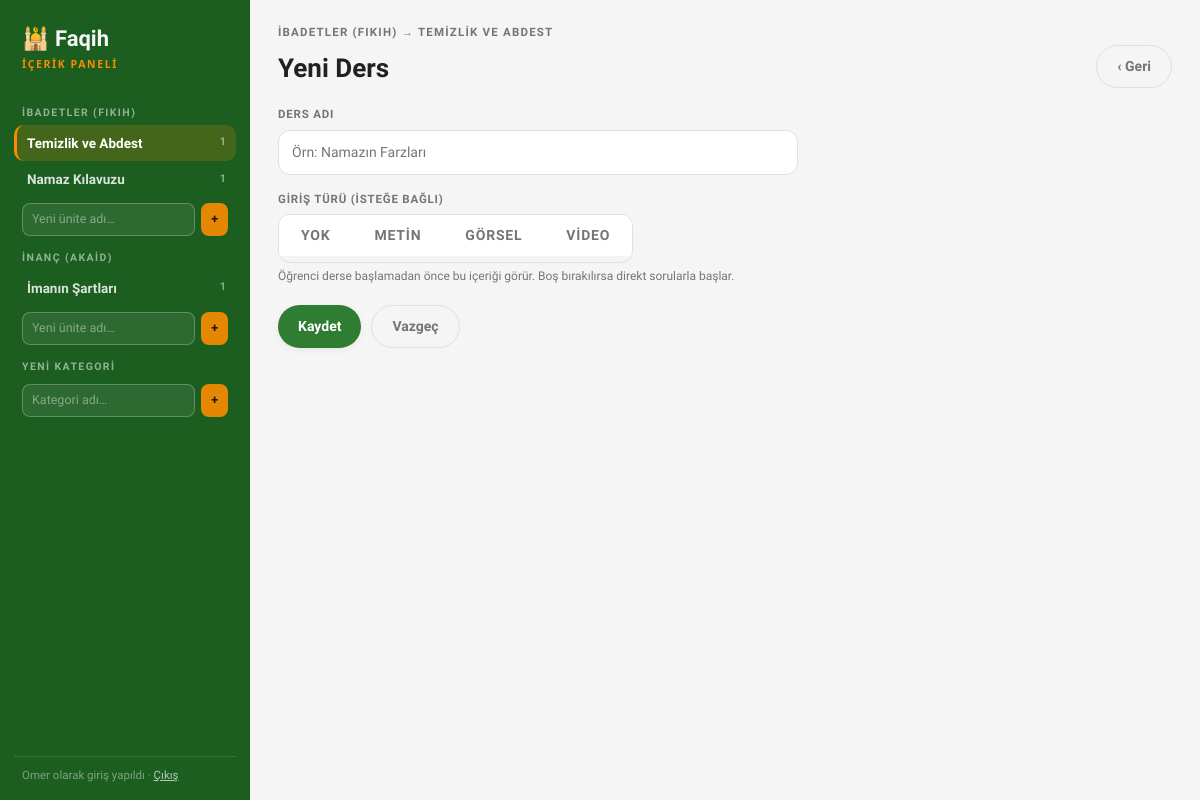
The app's page /panel/unite/4/ders-ekle/ (signed in) with its own data.
### content/models.py (models this page shows, shortened)
class Category(models.Model):
    title = models.CharField(max_length=200, verbose_name='Kategori Adı')
    class Meta:
        verbose_name        = 'Kategori'
        verbose_name_plural = 'Kategoriler'
        ordering            = ['id']

class Unit(models.Model):
    category = models.ForeignKey(
        Category, on_delete=models.CASCADE,
        related_name='units', verbose_name='Kategori'
    )
    title = models.CharField(max_length=200, verbose_name='Ünite Adı')
    class Meta:
        verbose_name        = 'Ünite'
        verbose_name_plural = 'Üniteler'
        ordering            = ['id']

### panel/views.py (the view)
# urls.py: path('unite/<int:unit_id>/ders-ekle/', views.lesson_form, name='lesson_new'),
@staff_member_required
def lesson_form(request, unit_id):
    unit = get_object_or_404(Unit, pk=unit_id)
    errors = []
    if request.method == 'POST':
        errors, lesson = _save_lesson(request, unit)
        if not errors:
            messages.success(request, 'Ders eklendi ✓')
            return redirect('panel:lesson', lesson.id)
    ctx = _sidebar_context(unit)
    ctx.update({'unit': unit, 'lesson': None, 'errors': errors})
    return render(request, 'panel/lesson_form.html', ctx)

### panel/views.py (called while the page is built)
def _sidebar_context(selected_unit=None, selected_lesson=None):
    return {
        'categories': Category.objects.prefetch_related('units__lessons__exercises'),
        'selected_unit': selected_unit,
        'selected_lesson': selected_lesson,
    }

### panel/templates/panel/lesson_form.html (shortened to what this page needs)
{% extends "panel/base.html" %}
{% block main %}
  <div class="crumb">{{ unit.category.title }} → {{ unit.title }}</div>
  <div class="main-head">
    <div>
      <h1>{% if lesson %}Dersi Düzenle{% else %}Yeni Ders{% endif %}</h1>
    </div>
    <a class="btn btn-ghost" href="{% url 'panel:unit' unit.id %}">‹ Geri</a>
  </div>
  <form class="form" method="post" enctype="multipart/form-data" style="max-width:520px">
    <div class="field">
      <label for="f-title">Ders adı</label>
      <input type="text" id="f-title" name="title" value="{{ lesson.title|default:'' }}" required
        placeholder="Örn: Namazın Farzları">
    </div>
    <div class="field">
      <label>Giriş türü (isteğe bağlı)</label>
      <div class="seg">
        <label>
          <span>Yok</span>
        </label>
        <label>
          <span>Metin</span>
        </label>
        <label>
          <span>Görsel</span>
        </label>
        <label>
          <span>Video</span>
        </label>
      </div>
      <div class="hint">Öğrenci derse başlamadan önce bu içeriği görür. Boş bırakılırsa direkt sorularla başlar.</div>
    </div>
    <div class="form-acts">
      <button class="btn btn-green" type="submit">Kaydet</button>
      <a class="btn btn-ghost" href="{% url 'panel:unit' unit.id %}">Vazgeç</a>
    </div>
  </form>
{% endblock %}

### panel/templates/panel/base.html (shortened to what this page needs)
<!doctype html>
<html lang="tr">
<head>
</head>
<body>
<div class="app">
  <aside class="side">
    <div class="brand">🕌 Faqih<small>İçerik Paneli</small></div>
    <nav class="tree">
      {% for cat in categories %}
        <div class="cat-label">{{ cat.title }}</div>
        {% for u in cat.units.all %}
          <a class="unit-link {% if selected_unit and u.id == selected_unit.id %}sel{% endif %}" href="{% url 'panel:unit' u.id %}">
            <span>{{ u.title }}</span><span class="n">{{ u.lessons.count }}</span>
          </a>
        {% endfor %}
        <form class="side-form" method="post" action="{% url 'panel:add_unit' %}">
          <input type="text" name="title" placeholder="Yeni ünite adı…" required>
          <button type="submit" title="Ünite ekle">+</button>
        </form>
      {% endfor %}
      <div class="cat-label">Yeni kategori</div>
      <form class="side-form" method="post" action="{% url 'panel:add_category' %}">
        <input type="text" name="title" placeholder="Kategori adı…" required>
        <button type="submit" title="Kategori ekle">+</button>
      </form>
    </nav>
    <div class="side-foot">
      {{ request.user.username }} olarak giriş yapıldı · <a href="/admin/logout/">Çıkış</a>
    </div>
  </aside>
  <main class="main">
    {% block main %}{% endblock %}
  </main>
</div>
</body>
</html>

### panel/templates/panel/base.html (style rules this page uses)
:root { --green: #43A047; --green-mid: #2E7D32; --green-deep: #1B5E20; --blue: #1E88E5; --blue-pale: #E3F2FD; --gold: #FB8C00; --gold-pale: #FFF3E0; --bg: #F5F5F5; --card: #FFFFFF; --card-alt: #FAFAFA; --ink: #212121; --muted: #757575; --line: #E0E0E0; --correct: #2E7D32; --wrong: #D32F2F; --t-mcq: #2E7D32; --t-true_false: #1E88E5; --t-matching: #8E24AA; --t-image: #6D4C41; --t-video: #D32F2F; --t-hotspot: #D32F2F; --t-ordering: #6B4FA0; --t-fill_blank: #1E88E5; --shadow-sm: 0 2px 6px rgba(0,0,0,.06); --shadow-md: 0 4px 14px rgba(0,0,0,.08); }
* { box-sizing: border-box; }
html, body { margin: 0; }
body { background: var(--bg); color: var(--ink); font: 14px/1.5 "Plus Jakarta Sans", "Segoe UI", system-ui, sans-serif; }
button { font: inherit; cursor: pointer; }
a { color: inherit; }
.app { display: grid; grid-template-columns: 250px minmax(0,1fr); min-height: 100vh; }
.side { background: var(--green-deep); color: #F5F5F5; padding: 22px 14px 16px; display: flex; flex-direction: column; }
.brand { font-family: "Plus Jakarta Sans", serif; font-size: 22px; font-weight: 800; padding: 0 8px 6px; }
.brand small { display: block; font-family: "Segoe UI", system-ui, sans-serif; font-size: 10.5px; font-weight: 600; letter-spacing: 1.6px; text-transform: uppercase; color: var(--gold); margin-top: 2px; }
.tree { flex: 1; overflow-y: auto; margin-top: 12px; }
.cat-label { font-size: 10.5px; font-weight: 700; letter-spacing: 1.4px; text-transform: uppercase; color: rgba(245,245,245,.55); padding: 14px 8px 4px; }
.unit-link { display: flex; align-items: center; justify-content: space-between; gap: 8px; color: rgba(245,245,245,.88); padding: 8px 10px; border-radius: 10px; font-size: 13.5px; font-weight: 600; text-decoration: none; border-left: 3px solid transparent; }
.unit-link.sel { background: rgba(251,140,0,.18); border-left-color: var(--gold); color: #fff; }
.unit-link .n { font-size: 11px; font-weight: 700; color: rgba(245,245,245,.5); font-variant-numeric: tabular-nums; }
.side-form { display: flex; gap: 6px; padding: 6px 8px 0; }
.side-form input { flex: 1; min-width: 0; border: 1px solid rgba(255,255,255,.25); background: rgba(255,255,255,.08); color: #F5F5F5; border-radius: 8px; padding: 6px 9px; font: inherit; font-size: 12.5px; }
.side-form input::placeholder { color: rgba(245,245,245,.45); }
.side-form button { border: 0; background: rgba(251,140,0,.9); color: #211500; border-radius: 8px; padding: 6px 10px; font-weight: 800; font-size: 12.5px; }
.side-foot { border-top: 1px solid rgba(255,255,255,.12); margin-top: 12px; padding: 10px 8px 0; font-size: 11.5px; color: rgba(245,245,245,.45); }
.side-foot a { color: rgba(245,245,245,.7); }
.main { padding: 24px 28px 48px; min-width: 0; }
.crumb { font-size: 11.5px; font-weight: 700; letter-spacing: 1.2px; text-transform: uppercase; color: var(--muted); margin-bottom: 4px; }
.main-head { display: flex; align-items: flex-end; justify-content: space-between; gap: 16px; flex-wrap: wrap; margin-bottom: 18px; }
.main-head h1 { font-family: "Plus Jakarta Sans", serif; font-size: 26px; font-weight: 800; margin: 0; }
.btn { display: inline-block; border: 0; border-radius: 999px; font-weight: 700; font-size: 14px; padding: 10px 20px; text-decoration: none; }
.btn-green { background: var(--green-mid); color: #fff; box-shadow: var(--shadow-sm); }
.btn-ghost { background: none; color: var(--muted); border: 1.5px solid var(--line); }
.form { display: flex; flex-direction: column; gap: 16px; }
.field label { display: block; font-size: 11.5px; font-weight: 700; letter-spacing: .8px; text-transform: uppercase; color: var(--muted); margin-bottom: 6px; }
.field input[type=text], .field textarea { width: 100%; border: 1.5px solid var(--line); border-radius: 12px; background: var(--card); color: var(--ink); padding: 11px 13px; font: inherit; resize: vertical; }
.hint { font-size: 12px; color: var(--muted); margin-top: 4px; }
.seg { display: inline-flex; border: 1.5px solid var(--line); border-radius: 12px; overflow: hidden; }
.seg label { position: relative; }
.seg span { display: inline-block; padding: 10px 22px; font-weight: 700; font-size: 14px; background: var(--card); color: var(--muted); cursor: pointer; }
.form-acts { display: flex; gap: 10px; padding-top: 4px; }

### records on screen
Category: title "İBADETLER (FIKIH)"
Unit: title "Temizlik ve Abdest", lessons.count "1", category "İBADETLER (FIKIH)", title "TEMIZLIK VE ABDEST"
Unit: title "Namaz Kılavuzu", lessons.count "1"
Category: title "İNANÇ (AKAID)"
Unit: title "İmanın Şartları", lessons.count "1"

### other values on screen
{{ request.user.username }} "Omer"
